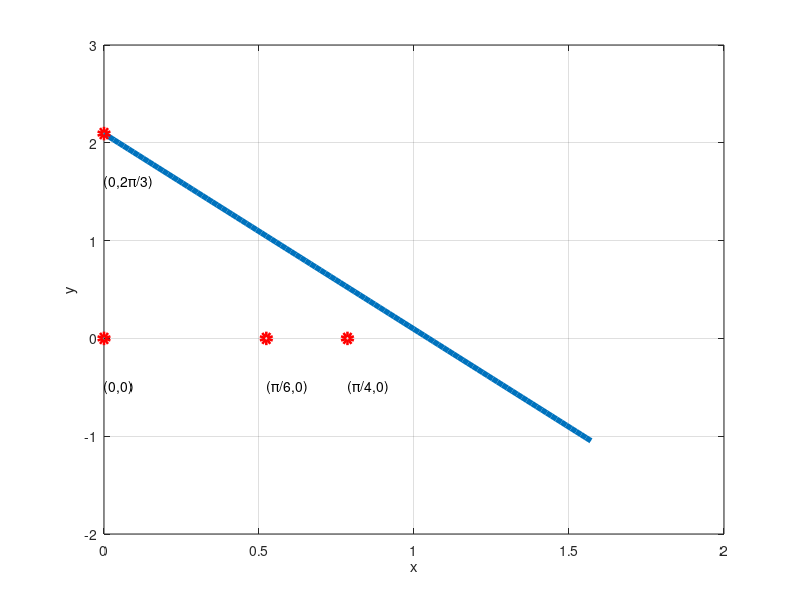

MATLAB code for this plot:
clc;
clear;
close;

function plot_point(Q,str,offset)
plot(Q(1),Q(2),'ro','LineWidth',4)
text(Q(1)-offset(1),Q(2)-offset(2), str)
endfunction

x=linspace(0,pi/2,100);
y=-2*x + 2*pi/3;
%z=2*pi/3-2*x;
plot(x,y,'LineWidth',4);
hold on
plot_point([0 0],'(0,0)',[0 0.5]);
plot_point([0 2*pi/3],'(0,2\pi/3)',[0 0.5]);
plot_point([pi/6 0],'(\pi/6,0)',[0 0.5]);
plot_point([pi/4 0],'(\pi/4,0)',[0 0.5]);

xlabel('x')
ylabel('y')
grid;
hold off
print ('ee16b1031.eps', '-color')
